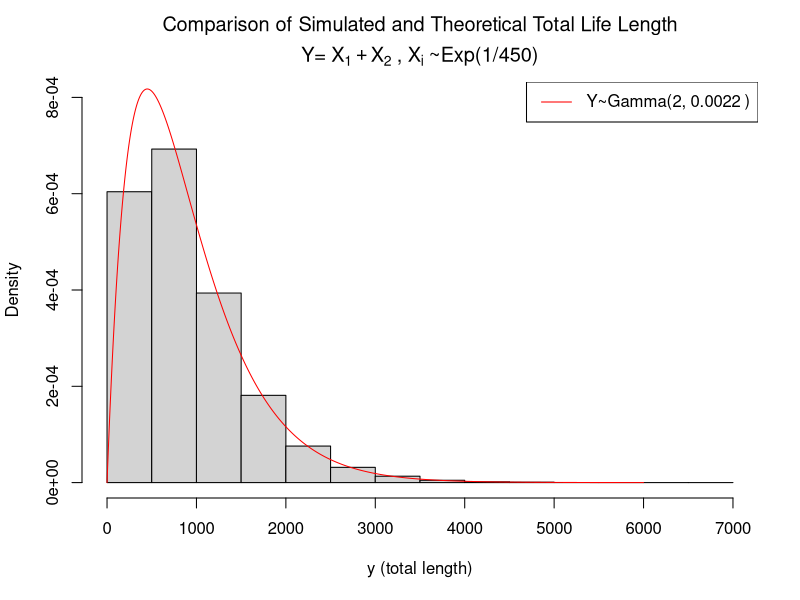

Here is the R script that generated this plot:
#dgamma(x, alpha, lambda)
#pgamma(x, alpha, lambda)
#qgamma(Fx, alpha, lambda)
#rgamma(numSims, alpha, lambda)

# considering a gamma random variable X with shape parameter 1.8 and rate
# parameter 2. we can find P(X < 3.5).
pgamma(3.5, 1.8, 2)


################### Simulation ######################
require(graphics)
EX = 450
lambda <- 1/EX
alpha <- 2
#Simulate sum of 2 exponential random variables
numSims <- 1e5
y_sim <- replicate(numSims,sum(rexp(2, lambda)))
hist(y_sim, prob=TRUE, xlab="y (total length)", ylim=c(0, 8e-4),
     main= bquote(atop("Comparison of Simulated and Theoretical Total Life Length",
                       "Y="~X[1]+X[2]~","~X[i]~"~Exp(1/450)")))
mean(y_sim)

var(y_sim)

#Compare to Gamma(2, lambda)
y <- seq(0, 6000, 0.1)
lines(y, dgamma(y, alpha, lambda), col="red")
legend("topright", legend=bquote("Y~Gamma(2,"~.(round(lambda,4))~")"), lty=1, col="red")
alpha/lambda

alpha/lambda^2